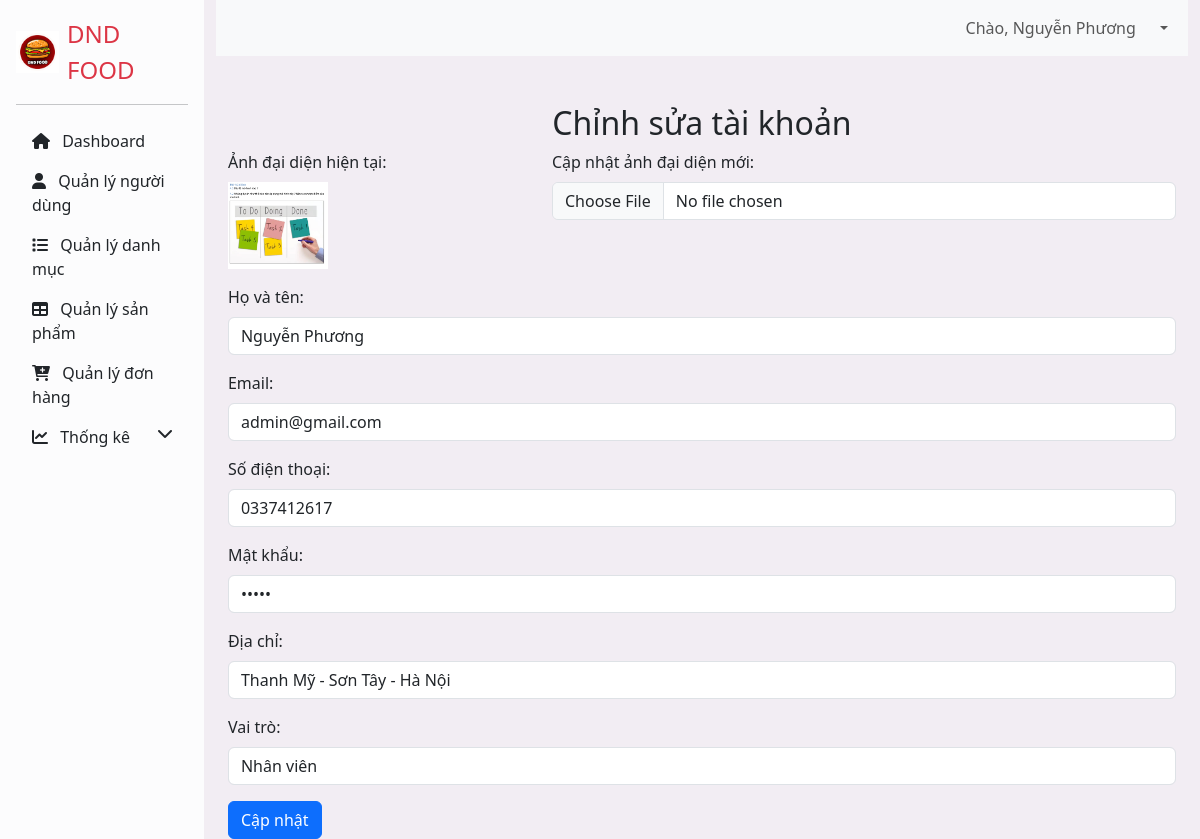
/controller/index.php?act=editAccount&user_id=1 (signed in), run on the app's committed database.
### tables this page shows
CREATE TABLE `users` (
  `user_id` int NOT NULL,
  `email` varchar(255) NOT NULL,
  `password` varchar(255) NOT NULL,
  `phone_number` varchar(20) NOT NULL,
  `address` varchar(255) NOT NULL,
  `full_name` varchar(255) NOT NULL,
  `avatar_url` varchar(255) NOT NULL COMMENT 'ảnh user',
  `role` tinyint NOT NULL DEFAULT '0' COMMENT 'vai trò của người dùng',
  `token` varchar(100) DEFAULT NULL,
  `status` enum('Inactive','Active') DEFAULT 'Inactive'
);

### model/PDO.php (called while the page is built, shortened)
<?php
function pdo_get_connection()
{
    $dburl = "mysql:host=localhost;dbname=duan1_cuoimuon;charset=utf8";
    $usename = "root";
    $password = "";
    $conn = new PDO($dburl, $usename, $password);
    $conn->setAttribute(PDO::ATTR_ERRMODE, PDO::ERRMODE_EXCEPTION);
    return $conn;
}
function pdo_query_one($sql, $params = [])
{
    try {
        $conn = pdo_get_connection();
        $stmt = $conn->prepare($sql);
        $stmt->execute($params);
        $row = $stmt->fetch(PDO::FETCH_ASSOC);
        return $row;
    } catch (PDOException $e) {
        throw $e;
    } finally {
        unset($conn);
    }
}

### model/account.php (called while the page is built, shortened)
<?php
function select_user_by_id($user_id) {
    $sql = "SELECT * FROM users WHERE user_id = :user_id";
    return pdo_query_one($sql, compact('user_id'));
}

### controller/accountController/editAccount.php (the view, shortened to what this page needs)
<?php
if (isset($user) && is_array($user)) {
    extract($user);
}
?>
<div class="container mt-5">
    <h2 class="text-center">Chỉnh sửa tài khoản</h2>
    <form action="index.php?act=updateAccount" method="post" enctype="multipart/form-data">
        <div class="row mb-3">
            <div class="col-md-4">
                <label for="current_avatar" class="form-label">Ảnh đại diện hiện tại:</label><br>
                <?php if (is_file("../upload/" . $avatar_url)) : ?>
                    <img src="../upload/<?= $avatar_url ?>" alt="Current Avatar" style="max-width: 100px;">
                <?php else : ?>
                    <span>Không có ảnh đại diện</span>
                <?php endif; ?>
            </div>
            <div class="col-md-8">
                <label for="avatar_url" class="form-label">Cập nhật ảnh đại diện mới:</label>
                <input type="file" class="form-control" id="avatar_url" name="avatar_url">
            </div>
        </div>
        <div class="mb-3">
            <label for="full_name" class="form-label">Họ và tên:</label>
            <input type="text" class="form-control" id="full_name" name="full_name" value="<?= $full_name ?>">
        </div>
        <div class="mb-3">
            <label for="email" class="form-label">Email:</label>
            <input type="email" class="form-control" id="email" name="email" value="<?= $email ?>">
        </div>
        <div class="mb-3">
            <label for="phone_number" class="form-label">Số điện thoại:</label>
            <input type="text" class="form-control" id="phone_number" name="phone_number" value="<?= $phone_number ?>">
        </div>
        <div class="mb-3">
            <label for="password" class="form-label">Mật khẩu:</label>
            <input type="password" class="form-control" id="password" name="password" value="<?= $password ?>">
        </div>
        <div class="mb-3">
            <label for="address" class="form-label">Địa chỉ:</label>
            <input type="text" class="form-control" id="address" name="address" value="<?= $address ?>">
        </div>
        <div class="mb-3">
            <label for="role" class="form-label">Vai trò:</label>
            <select class="form-control" id="role" name="role">
                <option value="1" <?= $role == 1 ? 'selected' : '' ?>>Nhân viên</option>
            </select>
        </div>
        <a href="index.php?act=listAccount"> <input type="submit" class="btn btn-primary" value="Cập nhật"></a>
    </form>
</div>

### data on the page
users: avatar_url (picture), full_name "Nguyễn Phương", email "admin@gmail.com", phone_number "0337412617", address "Thanh Mỹ - Sơn Tây - Hà Nội", role "Nhân viên"

### other printed values
$_SESSION['user']['full_name'] "Nguyễn Phương"
